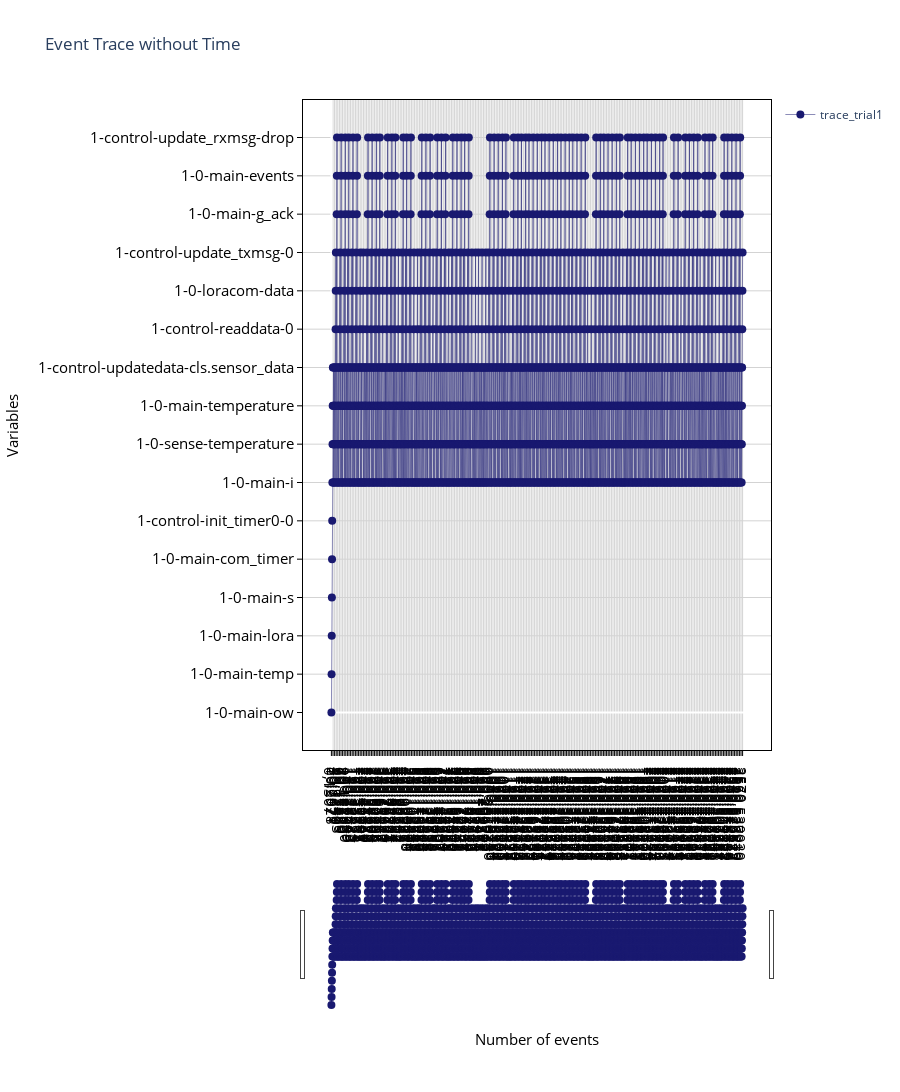

The code cell stored with this chart in its notebook:
### Code cell
### plot single trace
for i, df in enumerate(all_df):
    
    if i == trace_file:
        trace_obj = plot_single_trace(df, var_list, with_time=False, is_xticks=True)
        trace_obj.show()

### Figure 1 — Plotly figure (JSON) as saved in the notebook; plotly's stock layout.template omitted (floating-point values rounded to 4 significant figures; data arrays with more than 128 entries replaced by an {"elided": "..."} marker saying what was removed)
{"data": [{"line": {"width": 0.5}, "marker": {"color": "midnightblue", "size": 8}, "mode": "lines+markers", "name": "trace_trial1", "showlegend": true, "type": "scatter", "y": {"elided": "2571 int values"}}], "layout": {"autosize": true, "height": 1500, "plot_bgcolor": "rgba(0,0,0,0)", "title": {"text": "Event Trace without Time"}, "xaxis": {"color": "black", "gridcolor": "lightgrey", "linecolor": "black", "mirror": true, "rangeslider": {"visible": true}, "showline": true, "tickfont": {"size": 15}, "ticks": "outside", "ticktext": {"elided": "257x2 int values"}, "tickvals": {"elided": "258 int values"}, "title": {"font": {"size": 15}, "text": "Number of events"}, "type": "linear"}, "yaxis": {"autorange": true, "color": "black", "gridcolor": "lightgrey", "linecolor": "black", "mirror": true, "showline": true, "tickfont": {"size": 15}, "ticks": "outside", "ticktext": ["1-0-main-ow", "1-0-main-temp", "1-0-main-lora", "1-0-main-s", "1-0-main-com_timer", "1-control-init_timer0-0", "1-0-main-i", "1-0-sense-temperature", "1-0-main-temperature", "1-control-updatedata-cls.sensor_data", "1-control-readdata-0", "1-0-loracom-data", "1-control-update_txmsg-0", "1-0-main-g_ack", "1-0-main-events", "1-control-update_rxmsg-drop"], "tickvals": [0, 1, 2, 3, 4, 5, 6, 7, 8, 9, 10, 11, 12, 13, 14, 15], "title": {"font": {"size": 15}, "text": "Variables"}}}}
